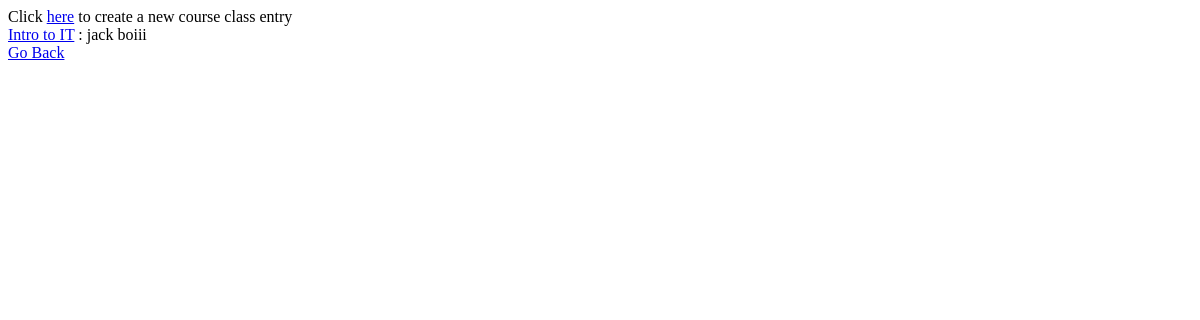
Page /courses/classes/ on the earlier database version.
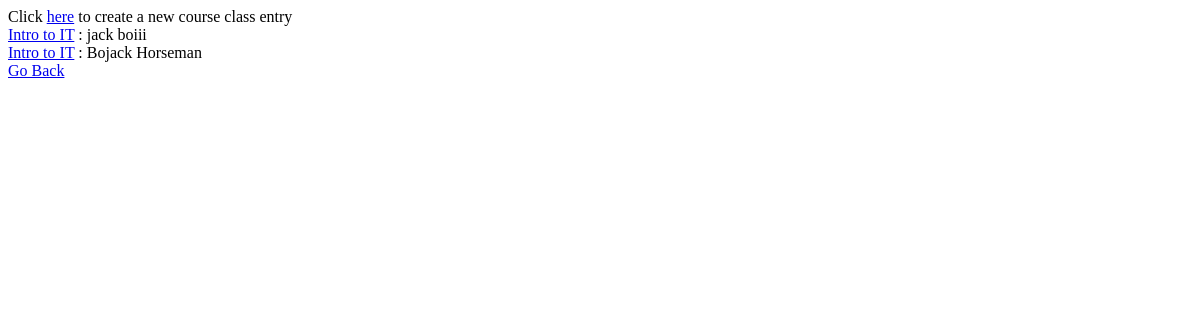
Same page on the later database version.
### course/models.py (models this page shows, shortened)
class CourseClass(models.Model):
    course = models.ForeignKey('course.Course', blank= True, null= True, on_delete= models.SET_NULL)
    teacher = models.ForeignKey('teacher.Teacher', blank= True, null= True, on_delete=models.SET_NULL)
    batch_name = models.CharField(max_length=20, blank=True, null= True)             # something like 'into to ds - 7th sem -section a'
    students = models.ManyToManyField('student.Student', blank= True, null= True)

class Course(models.Model):
    course_name = models.CharField(max_length=70)
    department = models.ForeignKey('department.Department', on_delete = models.CASCADE)
    for_semester = models.IntegerField(blank= True, null= True)

### teacher/models.py (models this page shows, shortened)
class Teacher(models.Model):
    user = models.OneToOneField('user.User', on_delete=models.CASCADE)
    employee_id = models.CharField(max_length=20, blank = True, null=True)
    deptt = models.ForeignKey('department.Department', null = True, blank= True, on_delete=models.SET_NULL)

### user/models.py (models this page shows, shortened)
class User(AbstractUser):
    pass
    phone_no = models.CharField(max_length=15, null=True, blank=True)
    address = models.CharField(max_length=100, null = True, blank= True)
    year_of_joining = models.IntegerField(null=True, blank=True)
    is_admin = models.BooleanField(default=True)
    is_teacher = models.BooleanField(default=False)
    is_student = models.BooleanField(default=False)

### course/views.py (the view)
# urls.py: path('classes/', CourseClassListView.as_view(), name = 'course-class-list-view'),
class CourseClassListView(ListView):
    template_name = 'course_class/course_class_list.html'
    context_object_name = 'classes'
    def get_queryset(self):
        queryset = CourseClass.objects.all()
        return queryset

### course/templates/course_class/course_class_list.html
<div>
    Click <a href="{% url 'courses:course-class-create-view' %}">here</a> to create a new course class entry
</div>
<div>
    {% for class in classes %}
        <div>
                <a href="{% url 'courses:course-class-detail-view' class.pk%}">{{class.course.course_name}}</a> : {{class.teacher.user.first_name}} {{class.teacher.user.last_name}}
        </div>
    {% endfor %}
</div>
<div>
    <a href="{% url 'landing-page' %}">Go Back</a>
</div>

Differences in the rows shown:
added CourseClass: course.course_name "Intro to IT", teacher.user.first_name "Bojack", teacher.user.last_name "Horseman"
